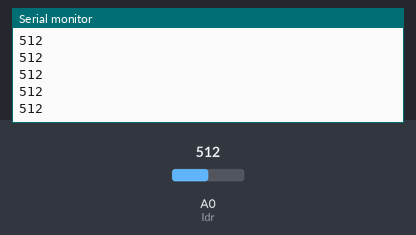
Simulated run of this sketch. Board: Arduino Uno, built with avr-gcc and run on an emulated ATmega328P. On the bench: the last lines printed to the serial monitor. The test bench sets the inputs (shaded band); at power-on: A0 (ldr) = 512.

Above: at 1.2 s.
1.3 s: A0 (ldr) set to 716
At 2.2 s:
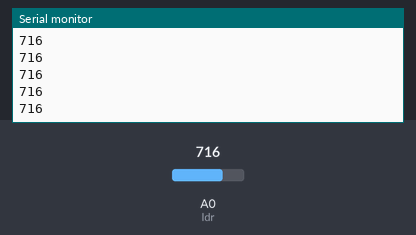
2.8 s: A0 (ldr) set to 900
At 3.4 s:
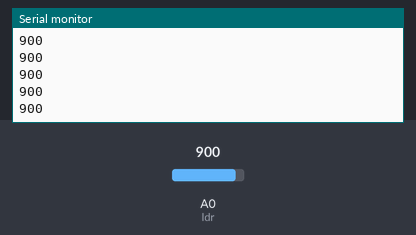
Timing chart, 0 to 5.8 s (numbered marks = the images above; inputs shaded):
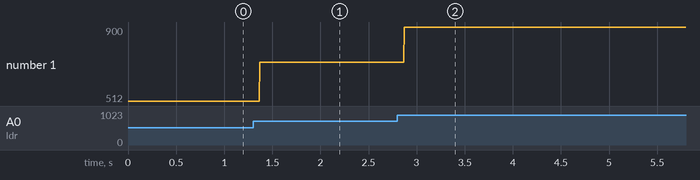

The sketch:

mainGraph.ino
```cpp
/**
*Purpose: receive and print data from a sensor via an analog input.
*testSensor.ino

*@author Juan Carlos Bautista Sandoval.
*@version 1.0.0
**/

int ldr = A0; //Set A0(Analog Input) for LDR.
int value = 0;

/**
*   Configure the initial data of the program.
**/
void setup() {
    Serial.begin(9600);
}

/**
* Function to be repeated indefinitely on some type of device.
**/
void loop()
{
    value=analogRead(ldr); //Reads the value of LDR(light).
    Serial.println(value); //Print the read value
}
```

Measured:
- after the input at 1.3 s, the serial monitor: prints a new line after 0.07 s (image 1)
- after the input at 2.8 s, the serial monitor: prints a new line after 0.07 s (image 2)
- plotted number 1: 512 → 716 after the input at 1.3 s, 716 → 900 after the input at 2.8 s
